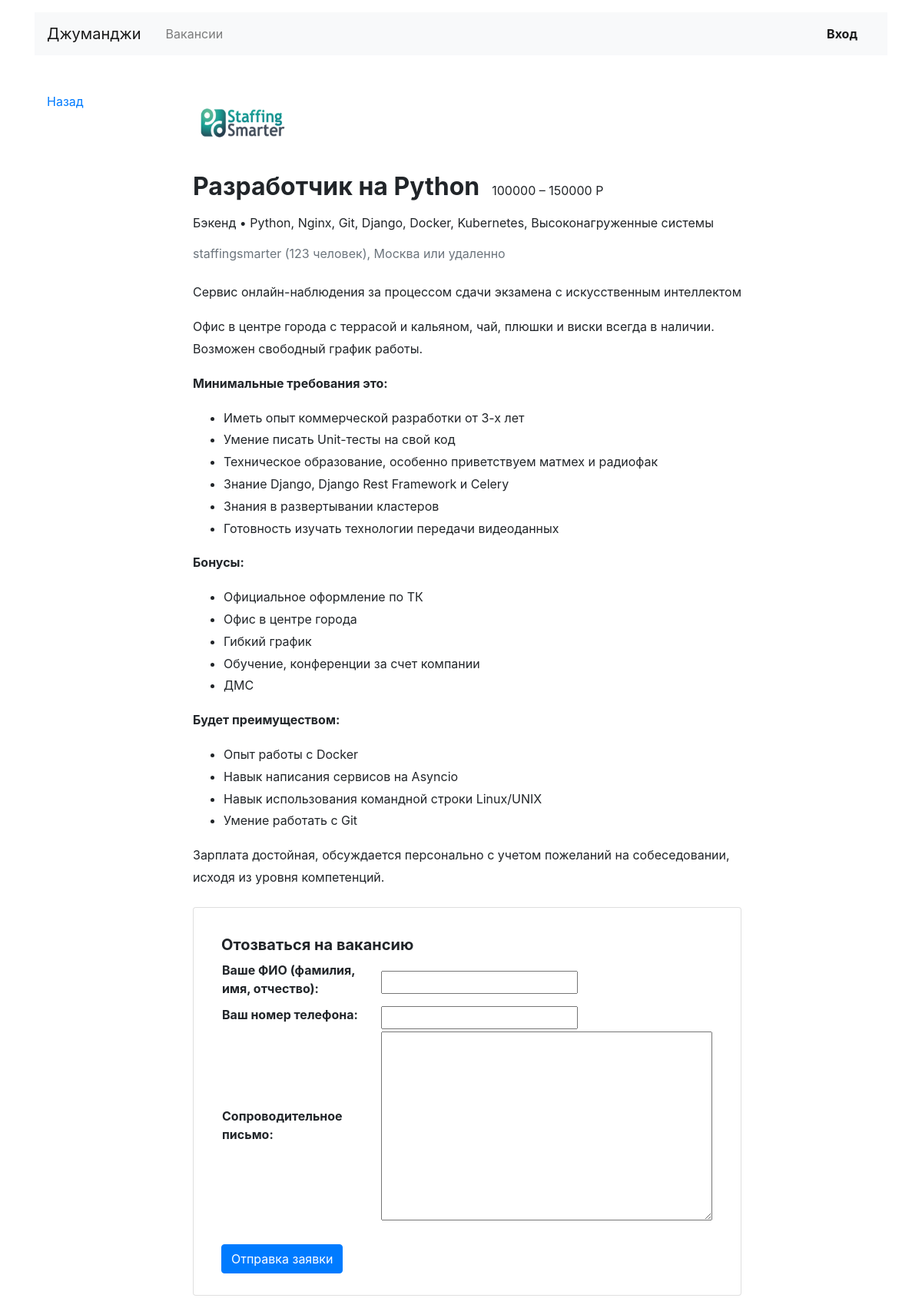
The page /vacancies/1/ on the database its author committed.
### app_vacancy/models.py (models this page shows, shortened)
class Vacancy(models.Model):
    title = models.CharField(max_length=29)
    specialty = models.ForeignKey(Specialty, on_delete=models.CASCADE, related_name='vacancies')
    company = models.ForeignKey(Company, on_delete=models.CASCADE, related_name='vacancies')
    skills = models.CharField(max_length=75)
    description = models.TextField()
    salary_min = models.PositiveIntegerField()
    salary_max = models.PositiveIntegerField()
    published_at = models.CharField(max_length=10)

class Company(models.Model):
    name = models.CharField(max_length=64)
    location = models.CharField(max_length=150)
    logo = models.ImageField(upload_to='company_images')
    description = models.TextField()
    employee_count = models.PositiveIntegerField()
    owner = models.OneToOneField(get_user_model(), null=True, on_delete=models.CASCADE, related_name='company')

class Specialty(models.Model):
    code = models.CharField(max_length=10)
    title = models.CharField(max_length=12)
    picture = models.ImageField(upload_to='speciality_images')

### app_vacancy/views.py (the view, shortened to what this page needs)
# urls.py: path('vacancies/<int:id>/', OneVacancyView.as_view(), name='vacancy'),
class OneVacancyView(View):
    def get(self, request, id):
        try:
            vacancy = Vacancy.objects.get(id=id)
            form = ApplicationForm()
            vac_and_form = {'vac': vacancy, 'form': form}
            return render(request, 'vacancy.html', context=vac_and_form)
        except:
            raise Http404

### app_vacancy/forms.py (shortened to what this page needs)
class ApplicationForm(forms.ModelForm):
    class Meta:
        model = Application
        exclude = ('vacancy', 'user')
        labels = {
            'written_username': 'Ваше ФИО (фамилия, имя, отчество)',
            'written_phone': 'Ваш номер телефона',
            'written_cover_letter': 'Сопроводительное письмо',
        }

### templates/vacancy.html (shortened to what this page needs)
{% extends 'base.html' %}
{% block content %}
    <div class="row mt-5">
      <div class="col-12 col-lg-2">
        <div class="pl-3 mb-5">
          <p><a href="http://127.0.0.1:8000/">Назад</a></p>
        </div>
      </div>
      <div class="col-12 col-lg-8">
        <section class="pl-3">
          <a href="#"><img src="{{ vac.company.logo.url }}" width="130" height="80" alt=""></a>
          <div class="d-flex align-items-baseline align-content-baseline">
            <h1 class="h2 mt-4 font-weight-bold" >{{ vac.title }}</h1>
            <p class="m-0 pl-3">{{ vac.salary_min }} – {{ vac.salary_max }} Р</p>
          </div>
          <p class="mt-2">{{ vac.specialty.title }} • {{ vac.skills }}</p>
          <p class="text-muted mb-4">{{ vac.company.name }} ({{ vac.company.employee_count }} человек), {{ vac.company.location }} или удаленно</p>
          <div style="line-height: 1.8;">
            <p>{{ vac.company.description }}</p>
            {{ vac.description|safe }}
          </div>
          <form method="POST" action="/vacancies/{{ vac.id }}/" class="card mt-4 mb-3" enctype="multipart/form-data">
            <div class="card-body mx-3">
              <p class="h5 mt-3 font-weight-bold">Отозваться на вакансию</p>
              <table>{{ form.as_table }}</table>
              <input type="submit" class="btn btn-primary mt-4 mb-2" value="Отправка заявки">
            </div>
          </form>
        </section>
      </div>
    </div>
{% endblock %}

### rows shown on the page
Vacancy: company.logo (picture), title "Разработчик на Python", salary_min "100000", salary_max "150000", specialty "Бэкенд", skills "Python, Nginx, Git, Django, Docker, Kubernetes, Высоконагруженные системы", company.name "staffingsmarter", company.employee_count "123", company.location "Москва", company.description "Сервис онлайн-наблюдения за процессом сдачи экзамена с искусственным интеллектом", description "Офис в центре города с террасой и кальяном, чай, плюшки и виски всегда в наличии. Возможен свободный график работы. Минимальные требования это: Иметь опыт коммерческой разработки от 3-х лет Умение писать Unit-тесты на свой код Техническое образование, особенно приветствуем матмех и радиофак Знание Django, Django Rest Framework и Celery Знания в развертывании кластеров Готовность изучать технологии передачи видеоданных Бонусы: Официальное оформление по ТК Офис в центре города Гибкий график Обучение, конференции за счет компании ДМС Будет преимуществом: Опыт работы с Docker Навык написания сервисов на Asyncio Навык использования командной строки Linux/UNIX Умение работать с Git Зарплата…"
